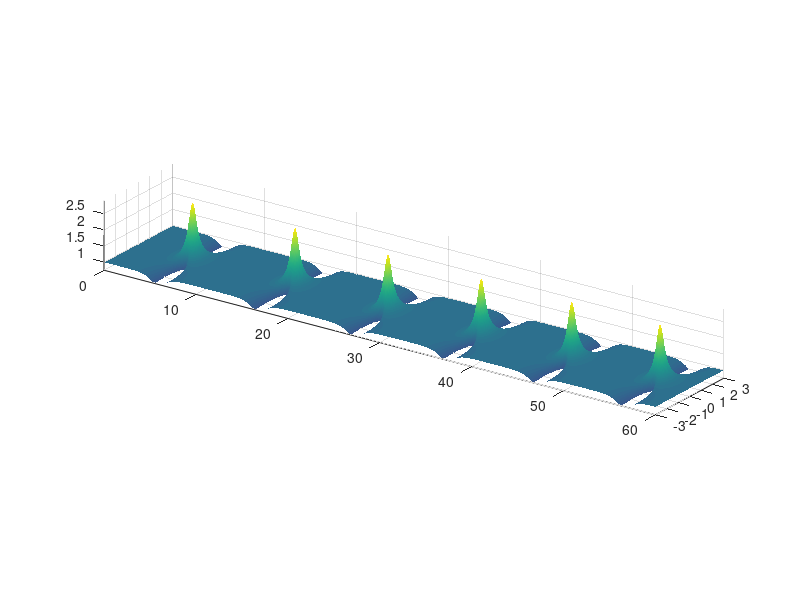

This figure's MATLAB source: (Note: this script raises an error after producing the figure.)
function reproduce_paper_fig1_bw_v2()

    clear; clc; close all;

    %% ================================================================
    %  Parameters from the paper
    % ================================================================

    L    = 6;
    eps0 = 1e-4;

    c1   = 1/2;
    cm1  = (0.3 - 0.4i)/2;

    k1 = 2*pi/L;

    %% ================================================================
    %  Faster numerical parameters
    % ================================================================

    Nx   = 384;       % faster than 512, still smooth
    Tmax = 60;

    Nt = 30000;       % faster than 60000
    dt = Tmax/Nt;

    saveEvery = 25;

    %% ================================================================
    %  Spatial grid
    % ================================================================

    x = linspace(-L/2, L/2, Nx+1);
    x(end) = [];

    k = (2*pi/L)*[0:Nx/2-1, -Nx/2:-1];

    %% ================================================================
    %  Initial condition
    % ================================================================

    u = 1 + eps0*( ...
          c1  * exp( 1i*k1*x ) ...
        + cm1 * exp(-1i*k1*x ) );

    %% ================================================================
    %  Split-step Fourier method
    % ================================================================

    Ehalf = exp(-1i*k.^2*dt/2);

    nSave = floor(Nt/saveEvery) + 1;

    Uplot = zeros(nSave,Nx);
    Tplot = zeros(nSave,1);

    Uplot(1,:) = abs(u);
    Tplot(1)   = 0;

    idx = 1;

    for n = 1:Nt

        % half linear step
        uhat = fft(u);
        uhat = Ehalf .* uhat;
        u = ifft(uhat);

        % full nonlinear step
        u = u .* exp(2i*abs(u).^2*dt);

        % half linear step
        uhat = fft(u);
        uhat = Ehalf .* uhat;
        u = ifft(uhat);

        if mod(n,saveEvery)==0
            idx = idx + 1;
            Uplot(idx,:) = abs(u);
            Tplot(idx)   = n*dt;
        end
    end

    %% ================================================================
    %  Paper-style 3D plot
    % ================================================================

    [Xgrid,Tgrid] = meshgrid(x,Tplot);

    figure('Color','w','Position',[100 100 1200 420]);

    % Important:
    % plot time as the long axis, x as the transverse axis.
    s = surf(Tgrid, Xgrid, Uplot);

    set(s, ...
        'EdgeColor','none', ...
        'FaceColor',[0.68 0.68 0.68], ...   % light gray surface
        'FaceLighting','gouraud', ...
        'AmbientStrength',0.80, ...
        'DiffuseStrength',0.55, ...
        'SpecularStrength',0.18, ...
        'SpecularExponent',18);

    shading interp;

    %% Axes limits
    xlim([0 Tmax]);
    ylim([-L/2 L/2]);
    zlim([0.75 2.9]);

    %% Long thin aspect ratio like the paper
    pbaspect([9 1.6 1.0]);

    %% Orientation
    % This is the main orientation change compared with the previous code.
    view([35 22]);

    camproj('orthographic');

    %% Lighting
    light('Position',[-20 -10 20],'Style','infinite');
    light('Position',[40 20 10],'Style','infinite');

    material dull;

    axis off;
    box off;

    %% ================================================================
    %  Draw simple black axes arrows
    % ================================================================

    hold on;

    z0 = 0.78;

    % time-axis baseline
    plot3([0 Tmax],[-L/2 -L/2],[z0 z0], ...
        'k','LineWidth',1.2);

    % time arrow
    quiver3(0,-L/2,z0,-4,0,0,0, ...
        'k','LineWidth',1.2,'MaxHeadSize',0.8);

    % x arrow
    quiver3(Tmax,-L/2,z0,0,L,0,0, ...
        'k','LineWidth',1.2,'MaxHeadSize',0.8);

    % vertical arrow
    quiver3(Tmax,-L/2,z0,0,0,1.2,0, ...
        'k','LineWidth',1.2,'MaxHeadSize',0.8);

    text(-3,-L/2,z0,'t','FontSize',14);
    text(Tmax, L/2+0.25,z0,'x','FontSize',14);

    hold off;

    %% ================================================================
    %  Save PNG only
    % ================================================================

    drawnow;

    outFile = fullfile(fileparts(mfilename('fullpath')), ...
        'paper_fig1_reproduction_bw_v2.png');

    if exist('exportgraphics','file')
        exportgraphics(gcf,outFile,'Resolution',300);
    else
        print(gcf,outFile,'-dpng','-r300');
    end

end
